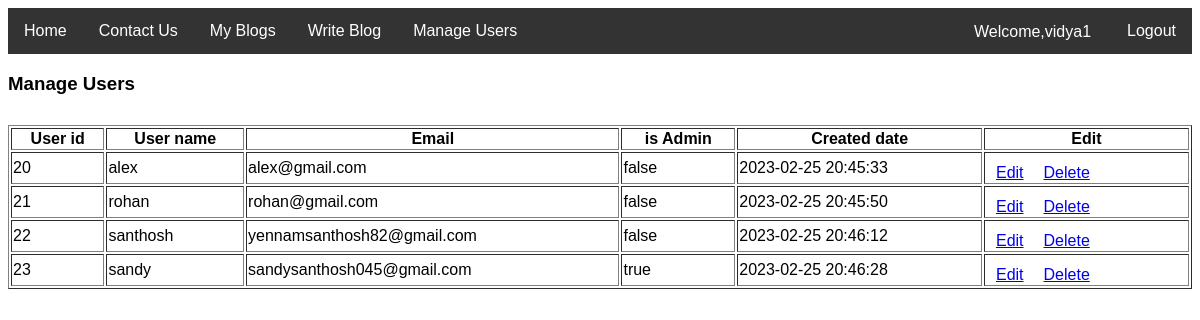
The app's page /manage_users.php (signed in) with its own data.
### tables this page shows
CREATE TABLE `users` (
  `id` int NOT NULL AUTO_INCREMENT,
  `username` varchar(100) NOT NULL,
  `password` varchar(100) DEFAULT NULL,
  `isAdmin` varchar(5) DEFAULT NULL,
  `email` varchar(40) DEFAULT NULL,
  `creation_date` datetime DEFAULT NULL,
  PRIMARY KEY (`id`),
  UNIQUE KEY `email` (`email`),
  UNIQUE KEY `email_2` (`email`)
);

### php/helpers/user_helper.php (called while the page is built, shortened)
<?php
    require_once 'header.php';
    require_once 'php/user.php';
   $user = new User();

### php/user.php (called while the page is built, shortened)
<?php
require_once 'connection.php';
class User {
     private $connection;
     public function __construct(){
         $this->connection = new Connection();
    }
    function get_users() {
        $query = "select username,email,isAdmin,id,creation_date from users";
        $result = $this->connection->getConnection()->query($query);
        return $result;
    }
}

### php/connection.php (called while the page is built)
<?php
class Connection {
     private $hostName = "localhost",$userName = "root",$password = "",$dbName = "blog_application";
     private $connection;
     public function __construct(){
         $this->connection = new mysqli($this->hostName,$this->userName,$this->password,$this->dbName);
    }
    function getConnection(): mysqli {
        return $this->connection;
    }
}

### manage_users.php (the view, shortened to what this page needs)
<?php
    require_once 'php/helpers/user_helper.php';
    echo "<link rel='stylesheet' type='text/css' href='css/login.css'>";
    if(isset($_GET['edit']) && isset((($_GET['id'])))){
        $user = new User();
        $result = $user->get_user($_GET['id']);
         while ($row = $result->fetch_assoc()) {
             ?>
    <form action="" method="POST">
      <div class="container">
        <h1>Update user</h1>
        <hr>
        <label for="email"><b>Email</b></label>
        <input type="email" placeholder="Enter email" name="email" id="email" value="<?php echo($row['email']);?>" required>
        <label for="name"><b>Full Name</b></label>
        <input type="text" placeholder="Enter name" name="name" id="name" value="<?php echo($row['username']);?>" required>
        <label for="psw"><b>Password</b></label>
        <input type="text" placeholder="Enter new password if you want to change it,else ignore it" name="psw" id="psw">
        <label for="admin"><b>Admin</b></label>
        <input type="text" placeholder="Enter Password" name="isAdmin" id="admin" value="<?php echo($row['isAdmin']);?>" required>
        <hr>
        <button type="submit" class="registerbtn" name="update">Update</button>
      </div>
    </form>
<?php
         }
    } else{
         echo '<h3>Manage Users</h3>';
        $result = $user->get_users();
        if($result->num_rows <= 1){
            echo("<p><center style='color:red;font-size:28px;'>No users found!</center></p>");
        } else {
            echo '<table border="1" style="width: 100%;margin-top:30px;">
                <tr>
                    <th>
                    User id
                    </th>
                    <th>
                      User name
                    </th>
                    <th>
                        Email
                    </th>
                    <th>
                        is Admin
                    </th>
                    <th>
                        Created date
                    </th>
                    <th>
                        Edit
                    </th>
                </tr>';
            while ($row = $result->fetch_assoc()) {
                if($_SESSION["user_id"] != $row['id']) {
                    echo "<tr><td>{$row['id']}</td><td>{$row['username']}</td><td>{$row['email']}</td><td>{$row['isAdmin']}</td><td>{$row['creation_date']}</td>"
                    . "<td><div style='margin-top:10px;margin-left:10px;'>"
                            . "<a style='margin-right:20px;' href=\"manage_users.php?id={$row['id']}&edit=true\">Edit</a><a style='margin-right:20px;' href=\"manage_users.php?id={$row['id']}&delete=true\" onclick=\"return confirm('Are you sure?');\">Delete</a>"
                            . "</div></td>"
                            . "</tr>";
                }
            }
        }
    }
 ?>

### css/login.css (style rules this page uses)
body { font-family: Arial, Helvetica, sans-serif; }

### records on screen
users: id "20", username "alex", email "alex@gmail.com", isAdmin "false", creation_date "2023-02-25 20:45:33"
users: id "21", username "rohan", email "rohan@gmail.com", isAdmin "false", creation_date "2023-02-25 20:45:50"
users: id "22", username "santhosh", email "yennamsanthosh82@gmail.com", isAdmin "false", creation_date "2023-02-25 20:46:12"
users: id "23", username "sandy", email "sandysanthosh045@gmail.com", isAdmin "true", creation_date "2023-02-25 20:46:28"

### other values on screen
$_SESSION["username"] "vidya1"
